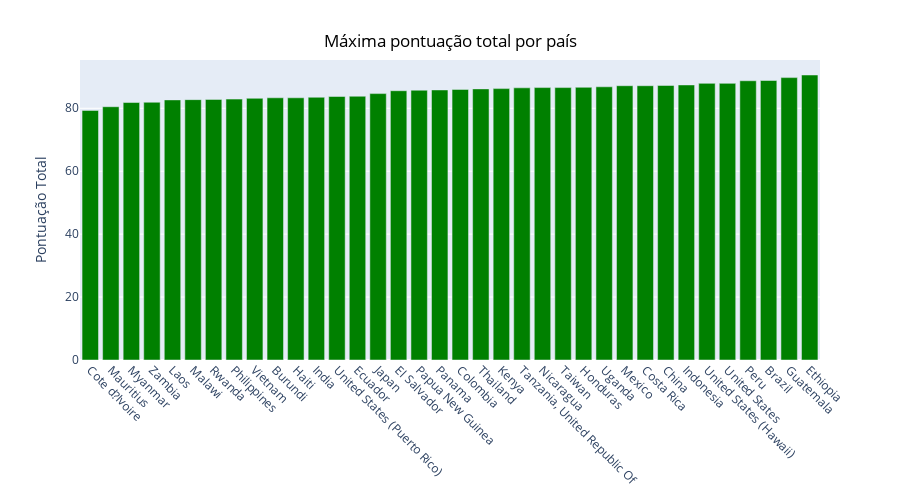

Notebook cell for this chart:
### Markdown cell above
A lista dos países com as maiores médias apresenta algumas diferenças comparadas ao senso comum. Como a presença dos Estados Unidos na lista que provavelmente refere-se à produção do Hawaii (conhecida pelo café Kona) e pelo Japão que normalmente é retratado como grande imporador de café e não produtor.

### Code cell
df_ranking = df_coffee.groupby(by = 'Country.of.Origin').agg({'Total.Cup.Points':'max'}).sort_values(by = 'Total.Cup.Points')

hist_3 = px.bar(df_ranking,width=900, height=500)
hist_3.update_xaxes(tickangle=45)
hist_3.update_layout(
    xaxis_title=None,
    yaxis_title="Pontuação Total",
    showlegend=False,
    title={
    'text': 'Máxima pontuação total por país',
    'y':0.93,
    'x':0.5,
    'font_color': 'black'}
    )
hist_3.update_traces(marker=dict(color='Green'))
hist_3.show()

### Figure 1 — Plotly figure (JSON) as saved in the notebook; plotly's stock layout.template omitted (floating-point values rounded to 4 significant figures)
{"data": [{"alignmentgroup": "True", "hovertemplate": "variable=Total.Cup.Points<br>Country.of.Origin=%{x}<br>value=%{y}<extra></extra>", "legendgroup": "Total.Cup.Points", "marker": {"color": "Green", "pattern": {"shape": ""}}, "name": "Total.Cup.Points", "offsetgroup": "Total.Cup.Points", "orientation": "v", "showlegend": true, "textposition": "auto", "type": "bar", "x": ["Cote d?Ivoire", "Mauritius", "Myanmar", "Zambia", "Laos", "Malawi", "Rwanda", "Philippines", "Vietnam", "Burundi", "Haiti", "India", "United States (Puerto Rico)", "Ecuador", "Japan", "El Salvador", "Papua New Guinea", "Panama", "Colombia", "Thailand", "Kenya", "Tanzania, United Republic Of", "Nicaragua", "Taiwan", "Honduras", "Uganda", "Mexico", "Costa Rica", "China", "Indonesia", "United States (Hawaii)", "United States", "Peru", "Brazil", "Guatemala", "Ethiopia"], "xaxis": "x", "y": [79.33, 80.5, 81.83, 81.92, 82.67, 82.75, 82.83, 82.92, 83.17, 83.33, 83.33, 83.5, 83.75, 83.83, 84.67, 85.58, 85.75, 85.83, 86, 86.17, 86.25, 86.5, 86.58, 86.58, 86.67, 86.83, 87.17, 87.17, 87.25, 87.42, 87.92, 87.92, 88.75, 88.83, 89.75, 90.58], "yaxis": "y"}], "layout": {"barmode": "relative", "height": 500, "legend": {"title": {"text": "variable"}, "tracegroupgap": 0}, "margin": {"t": 60}, "showlegend": false, "title": {"font": {"color": "black"}, "text": "Máxima pontuação total por país", "x": 0.5, "y": 0.93}, "width": 900, "xaxis": {"anchor": "y", "domain": [0, 1], "tickangle": 45, "title": {}}, "yaxis": {"anchor": "x", "domain": [0, 1], "title": {"text": "Pontuação Total"}}}}
